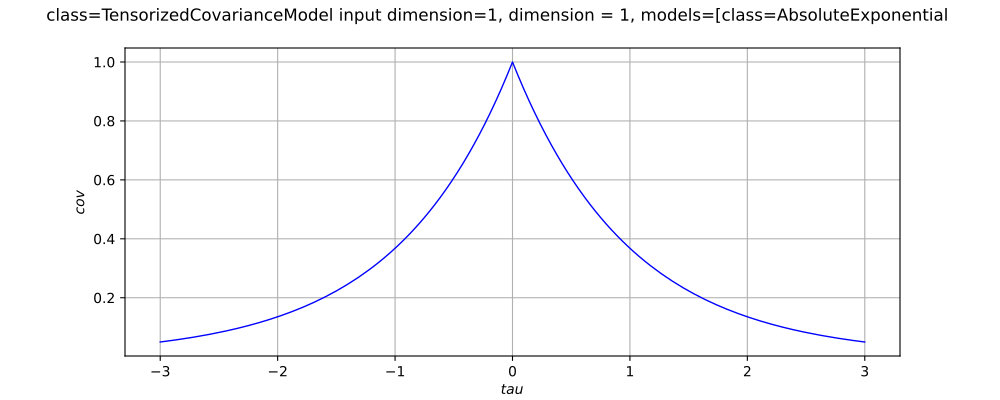

Source code (Python):
import openturns as ot
from matplotlib import pyplot as plt
from openturns.viewer import View
if ot.TensorizedCovarianceModel().__class__.__name__ == 'ExponentialModel':
    covarianceModel = ot.ExponentialModel([0.5], [5.0])
elif ot.TensorizedCovarianceModel().__class__.__name__ == 'GeneralizedExponential':
    covarianceModel = ot.GeneralizedExponential([2.0], [3.0], 1.5)
elif ot.TensorizedCovarianceModel().__class__.__name__ == 'ProductCovarianceModel':
    amplitude = [1.0]
    scale1 = [4.0]
    scale2 = [4.0]
    cov1 = ot.ExponentialModel(scale1, amplitude)
    cov2 = ot.ExponentialModel(scale2, amplitude)
    covarianceModel = ot.ProductCovarianceModel([cov1, cov2])
elif ot.TensorizedCovarianceModel().__class__.__name__ == 'RankMCovarianceModel':
    variance = [1.0, 2.0]
    basis = ot.LinearBasisFactory().build()
    covarianceModel = ot.RankMCovarianceModel(variance, basis)
elif ot.TensorizedCovarianceModel().__class__.__name__ == 'StationaryFunctionalCovarianceModel':
    rho = ot.SymbolicFunction(['tau'], ['exp(-tau)*cos(2*pi_*tau)'])
    covarianceModel = ot.StationaryFunctionalCovarianceModel([1.0], [1.0], rho)
else:
    covarianceModel = ot.TensorizedCovarianceModel()
title = str(covarianceModel)[:100]
if covarianceModel.getInputDimension() == 1:
    scale = covarianceModel.getScale()[0]
    if covarianceModel.isStationary():
        def f(x):
            return [covarianceModel(x)[0, 0]]
        func = ot.PythonFunction(1, 1, f)
        func.setDescription(['$tau$', '$cov$'])
        cov_graph = func.draw(-3.0 * scale, 3.0 * scale, 129)
        cov_graph.setTitle(title)
        fig = plt.figure(figsize=(10, 4))
        cov_axis = fig.add_subplot(111)
        View(cov_graph, figure=fig, axes=[cov_axis], add_legend=False)
    else:
        def f(x):
            return [covarianceModel([x[0]], [x[1]])[0, 0]]
        func = ot.PythonFunction(2, 1, f)
        func.setDescription(['$s$', '$t$', '$cov$'])
        cov_graph = func.draw([-3.0 * scale]*2, [3.0 * scale]*2, [129]*2)
        cov_graph.setTitle(title)
        fig = plt.figure(figsize=(10, 4))
        cov_axis = fig.add_subplot(111)
        View(cov_graph, figure=fig, axes=[cov_axis], add_legend=False, square_axes=True)
elif covarianceModel.getInputDimension() == 2:
    scale = covarianceModel.getScale()
    if covarianceModel.isStationary():
        def f(x):
            return [covarianceModel(x)[0, 0]]
        func = ot.PythonFunction(2, 1, f)
        func.setDescription(['$s$', '$t$', '$cov$'])
        cov_graph = func.draw(-3.0 * scale, 3.0 * scale, [129]*2)
        cov_graph.setTitle(title)
        fig = plt.figure(figsize=(10, 4))
        cov_axis = fig.add_subplot(111)
        View(cov_graph, figure=fig, axes=[cov_axis], add_legend=False, square_axes=True)
